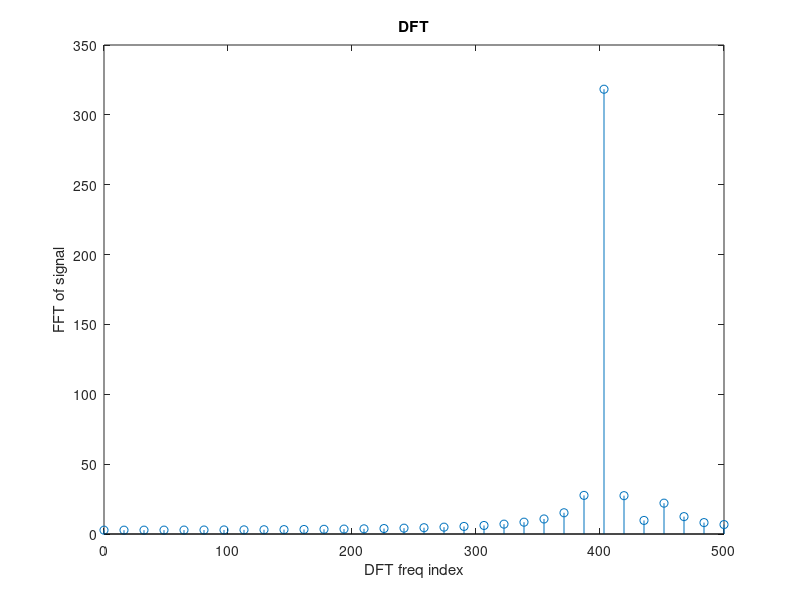
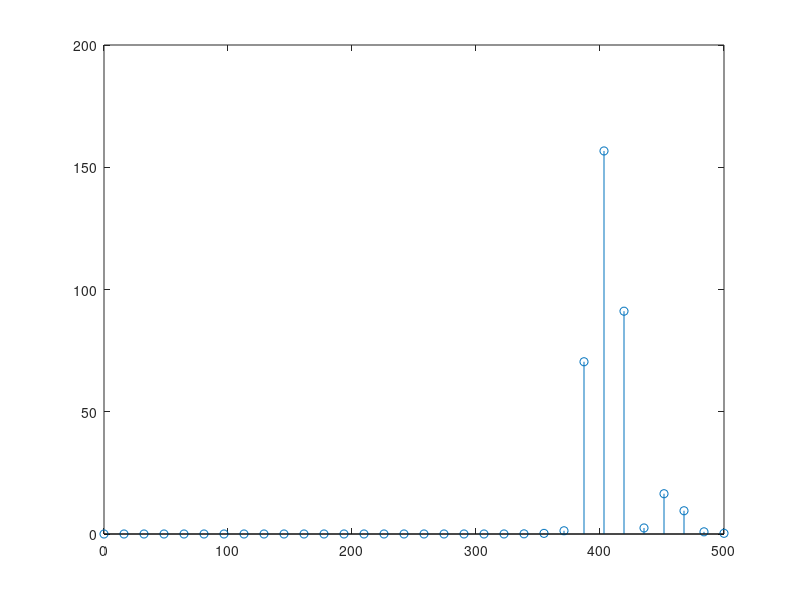
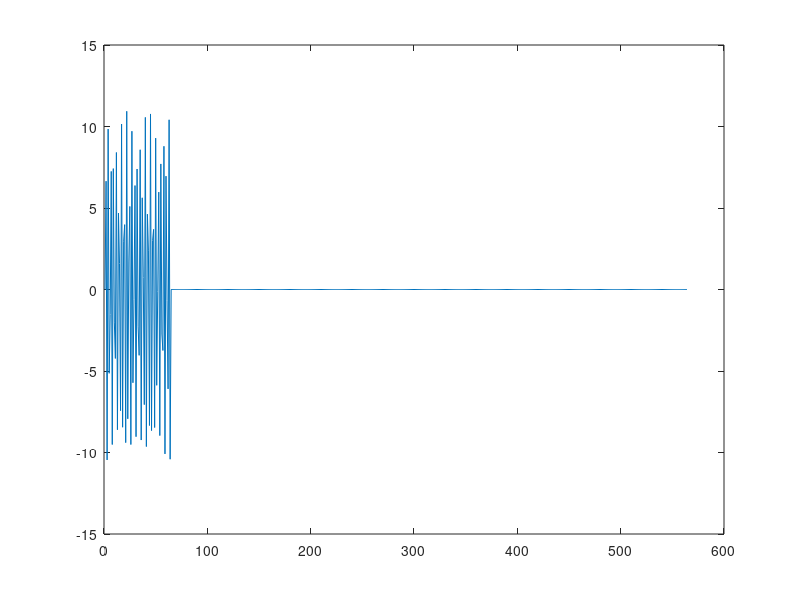
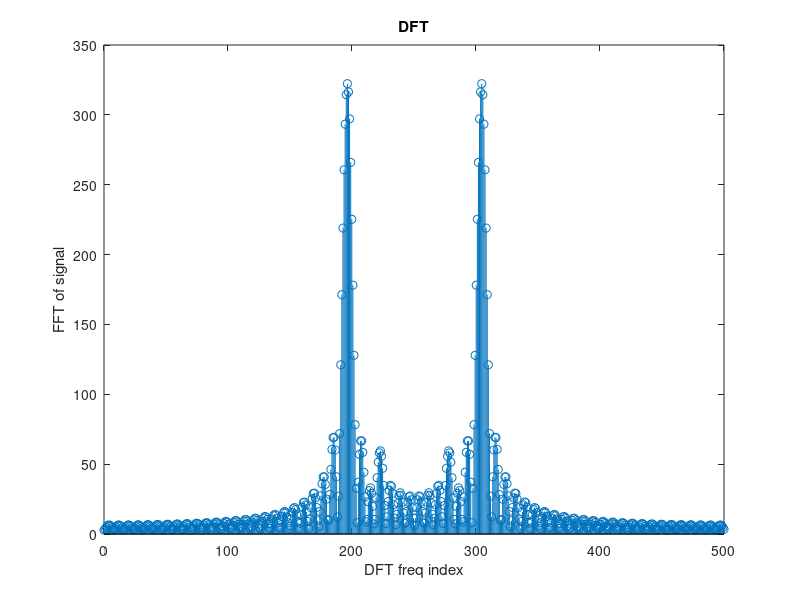

Write MATLAB code to recreate these figures, in order.
close all;
s = load('notes_signal.mat');
N = length(s.notes_signal);

ff = fft(s.notes_signal);
figure;
x = linspace(0, s.fs/2, N/2);
ff = ff(1:N/2);
stem(x, abs(ff));
xlabel('DFT freq index');
ylabel('FFT of signal');
title('DFT');

%ex4
win1 = hanning(N)';
xw1 = win1.*s.notes_signal;
ffhn = fft(xw1);
figure
stem(x, abs(ffhn(1:N/2)));

%ex3
figure
signal_pad = [s.notes_signal(1:N),zeros(1,500)];
plot(signal_pad);
ff2 = fft(signal_pad);
x = linspace(0, 500, N + 500);
figure
stem(x, abs(ff2));
xlabel('DFT freq index');
ylabel('FFT of signal');
title('DFT');

ff = fft(s.notes_signal);
figure;
x = linspace(0, s.fs/2, N/2);
ff = ff(1:N/2);
stem(x, abs(ff));
xlabel('DFT freq index');
ylabel('FFT of signal');
title('DFT');

%ex4
win2 = hamming(N)';
x = linspace(0, s.fs/2, N/2);
xw2 = win2.*s.notes_signal(1:N);
ffhm = fft(xw2);
figure
stem(x, abs(ffhm(1:N/2)));
